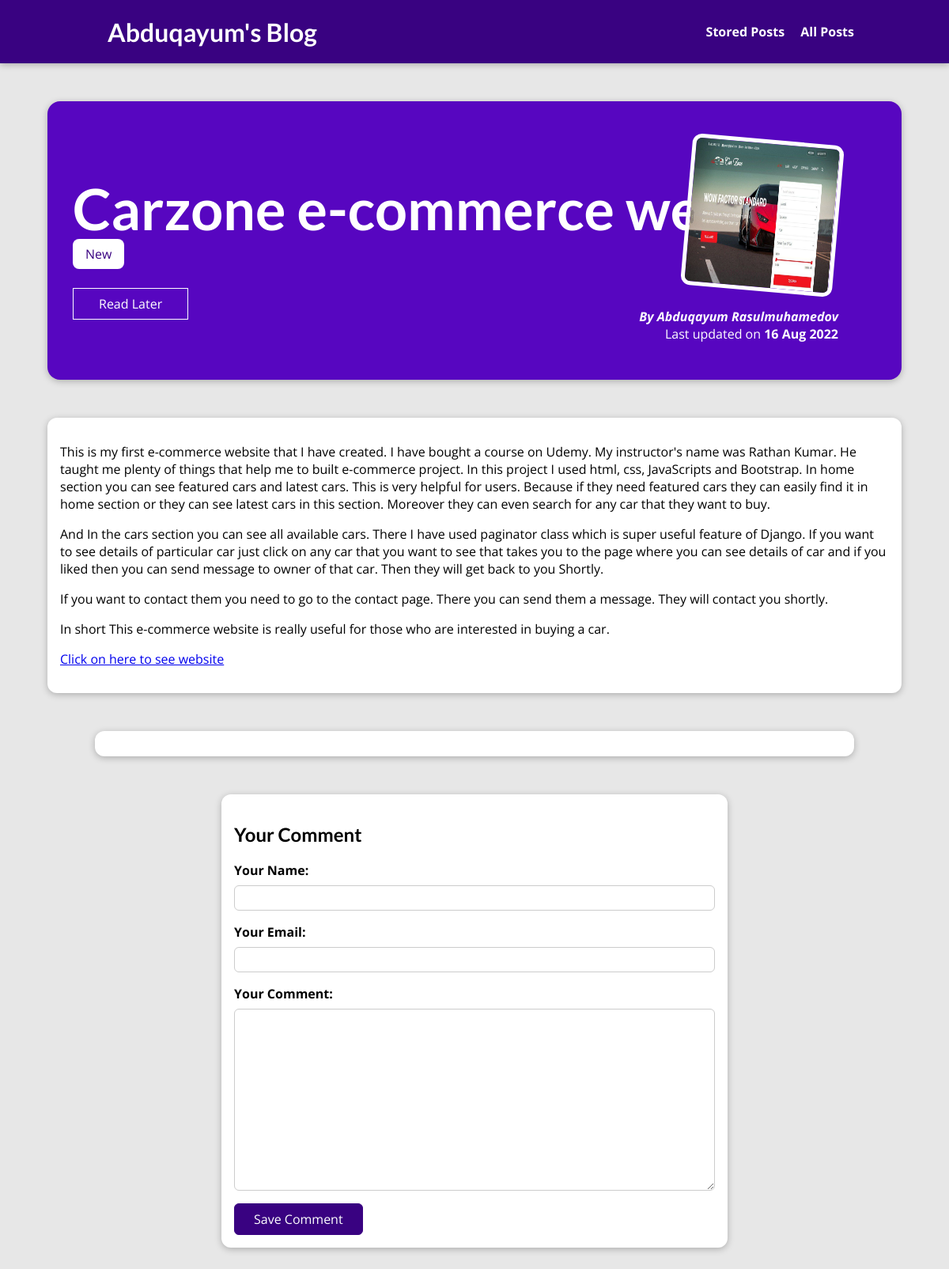
/posts/carzone-e-commerce-website/, run on the app's committed database.
### blog/models.py (models this page shows, shortened)
class Post(models.Model):
    title = models.CharField(max_length=100)
    excerpt = models.CharField(max_length=200)
    image_name = models.ImageField(upload_to="posts", null = True)
    date = models.DateField(auto_now=True)
    slug = models.SlugField(unique=True, db_index=True)
    content = models.TextField(validators=[MinLengthValidator(10)])
    author = models.ForeignKey(Author, on_delete=models.SET_NULL, null=True, related_name="posts")
    tags = models.ManyToManyField(Tag)
    link = models.CharField(max_length=200, null=True)

class Tag(models.Model):
    caption = models.CharField(max_length=20)

class Author(models.Model):
    first_name = models.CharField(max_length=100)
    last_name = models.CharField(max_length=100)
    email_address = models.EmailField()
    def full_name(self):
        return f"{self.first_name} {self.last_name}"
    def __str__(self):
        return self.full_name()

### blog/views.py (the view, shortened to what this page needs)
# urls.py: path("posts/<slug:slug>/", views.SinglePostView.as_view(), name="post-detail"),
class SinglePostView(View):
    def is_stored_post(self, request, post_id):
        stored_posts = request.session.get("stored_posts")
        if stored_posts is not None:
          is_saved_for_later = post_id in stored_posts
        else:
          is_saved_for_later = False
        return is_saved_for_later
    def get(self, request, slug):
        post = Post.objects.get(slug=slug)
        context = {
            "post": post,
            "post_tags": post.tags.all(),
            "comment_form": CommentForm(),
            "comments": post.comments.all().order_by("-id"),
            "saved_for_later": self.is_stored_post(request, post.id)
        }
        return render(request, "blog/post-detail.html", context)

### blog/forms.py
class CommentForm(forms.ModelForm):
    class Meta:
        model = Comment
        exclude = ["post"]
        labels = {
            "user_name": "Your Name",
            "user_email": "Your Email",
            "text": "Your Comment"
        }

### blog/templates/blog/post-detail.html (shortened to what this page needs)
{% extends "base.html" %}
{% load static %}
{% block css_files %}
    <link rel="stylesheet" href="{% static 'blog/post-detail.css' %}">
{% endblock  %}
{% block content %}
    <section id="summary">
        <h2>{{ post.title }}</h2>
        <div>
            {% for tag in post_tags %}
                <span class=tags> {{tag.caption}} </span>
            {% endfor %}
        </div>
        <form action="{% url 'read-later' %}" method="POST">
            <div id="read-later">
                <button>
                    {% if saved_for_later %}
                        Remove from "Read Later" List
                    {% else %}
                        Read Later
                    {% endif %}
                </button>
            </div>
        </form>
        <article>
            <a href="{{post.link}}"><img src="{{ post.image_name.url }}" alt="{{ post.title }}"></a>
            <address>By <a href="mailto:{{ post.author.email_address }}">{{ post.author }}</a></address>
            <div>
                Last updated on <time>{{post.date|date:"d M Y"}}</time>
            </div>
        </article>
    </section>
    <main>
        {{post.content|linebreaks}}
        <a href="{{ post.link }}"><p>Click on here to see website</p></a>
    </main>
    <section id="comments">
    </section>
    <section id="comment-form">
        <h2>Your Comment</h2>
        <form action="{% url 'post-detail' post.slug %}" method="POST">
            {% for form_field in comment_form %}
                <div class="form-control {% if form_field.errors %} invalid {% endif %}">
                    {{ form_field.label_tag }}
                    {{ form_field }}
                </div>
            {% endfor %}
            <button>Save Comment</button>
        </form>
    </section>
{% endblock %}

### static/app.css (style rules this page uses)
* { box-sizing: border-box; }
html { font-family: 'Open Sans', 'Lato', sans-serif; }
body { margin: 0; }
h1, h2, h3 { font-family: 'Lato', sans-serif; font-weight: bold; }

### blog/static/blog/post-detail.css (style rules this page uses)
body { background-color: #e7e7e7; }
#summary { margin: 8rem auto 3rem auto; padding: 2rem; width: 90%; max-width: 90rem; border-radius: 16px; background-color: #5706c0; position: relative; box-shadow: 0 2px 8px rgba(0, 0, 0, 0.25); height: 22rem; }
#summary h2 { color: white; font-size: 4.5rem; margin-bottom: 0.25rem; }
#summary article { position: absolute; top: 2rem; right: 3rem; padding: 1rem 2rem; border-radius: 12px; text-align: right; color: white; }
#summary article img { width: 12rem; height: 12rem; border-radius: 12px; transform: rotateZ(5deg); border: 5px solid white; margin-bottom: 1rem; }
#summary address { font-weight: bold; }
#summary a { color: white; text-decoration: none; }
#summary time { font-weight: bold; }
#read-later { margin: 2rem 0; }
#read-later button { background-color: transparent; border: 1px solid white; padding: 0.5rem 2rem; font: inherit; color: white; cursor: pointer; }
main { width: 90%; max-width: 90rem; margin: 3rem auto; background-color: white; padding: 1rem; border-radius: 12px; box-shadow: 0 2px 8px rgba(0, 0, 0, 0.25); }
.tags { background-color: white; color: #390281; padding: 0.5rem 1rem; border-radius: 8px; margin-right: 0.75rem; }
#comment-form { margin: 3rem auto; width: 90%; max-width: 40rem; border-radius: 12px; background-color: white; box-shadow: 0 2px 8px rgba(0, 0, 0, 0.25); padding: 1rem; }
#comment-form button { font: inherit; background-color: #390281; color: white; border: 1px solid #390281; padding: 0.5rem 1.5rem; border-radius: 6px; cursor: pointer; }
.form-control { margin-bottom: 1rem; }
.form-control label { font-weight: bold; margin-bottom: 0.5rem; display: block; }
.form-control input, .form-control textarea { display: block; width: 100%; font: inherit; padding: 0.25rem; border-radius: 6px; border: 1px solid #ccc; }
#comments { margin: 3rem auto; width: 90%; max-width: 60rem; border-radius: 12px; background-color: white; box-shadow: 0 2px 8px rgba(0, 0, 0, 0.25); padding: 1rem 2rem; }

### data on the page
Post: title "Carzone e-commerce website", image_name (picture), author "Abduqayum Rasulmuhamedov", date "16 Aug 2022", content "This is my first e-commerce website that I have created. I have bought a course on Udemy. My instructor's name was Rathan Kumar. He taught me plenty of things that help me to built e-commerce project. In this project I used html, css, JavaScripts and Bootstrap. In home section you can see featured cars and latest cars. This is very helpful for users. Because if they need featured cars they can easily find it in home section or they can see latest cars in this section. Moreover they can even search for any car that they want to buy. And In the cars section you can see all available cars. There I have used paginator class which is super useful feature of Django. If you want to see details of…"
Tag: caption "New"
